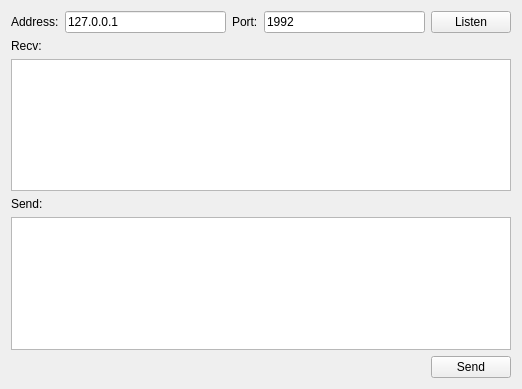
<?xml version="1.0" encoding="UTF-8"?>
<ui version="4.0">
 <class>Widget</class>
 <widget class="QWidget" name="Widget">
  <property name="geometry">
   <rect>
    <x>0</x>
    <y>0</y>
    <width>522</width>
    <height>389</height>
   </rect>
  </property>
  <property name="windowTitle">
   <string>Widget</string>
  </property>
  <layout class="QVBoxLayout" name="verticalLayout_3">
   <item>
    <layout class="QHBoxLayout" name="horizontalLayout_2">
     <item>
      <widget class="QLabel" name="label">
       <property name="text">
        <string>Address:</string>
       </property>
      </widget>
     </item>
     <item>
      <widget class="QLineEdit" name="editAddress">
       <property name="text">
        <string>127.0.0.1</string>
       </property>
      </widget>
     </item>
     <item>
      <widget class="QLabel" name="label_2">
       <property name="text">
        <string>Port:</string>
       </property>
      </widget>
     </item>
     <item>
      <widget class="QLineEdit" name="editPort">
       <property name="text">
        <string>1992</string>
       </property>
      </widget>
     </item>
     <item>
      <widget class="QPushButton" name="btnListen">
       <property name="text">
        <string>Listen</string>
       </property>
      </widget>
     </item>
    </layout>
   </item>
   <item>
    <layout class="QVBoxLayout" name="verticalLayout_2">
     <item>
      <widget class="QLabel" name="label_3">
       <property name="text">
        <string>Recv:</string>
       </property>
      </widget>
     </item>
     <item>
      <widget class="QTextEdit" name="editRecv"/>
     </item>
    </layout>
   </item>
   <item>
    <layout class="QVBoxLayout" name="verticalLayout">
     <item>
      <widget class="QLabel" name="label_4">
       <property name="text">
        <string>Send:</string>
       </property>
      </widget>
     </item>
     <item>
      <widget class="QTextEdit" name="editSend"/>
     </item>
    </layout>
   </item>
   <item>
    <layout class="QHBoxLayout" name="horizontalLayout">
     <item>
      <spacer name="horizontalSpacer">
       <property name="orientation">
        <enum>Qt::Horizontal</enum>
       </property>
       <property name="sizeHint" stdset="0">
        <size>
         <width>40</width>
         <height>20</height>
        </size>
       </property>
      </spacer>
     </item>
     <item>
      <widget class="QPushButton" name="btnSend">
       <property name="text">
        <string>Send</string>
       </property>
      </widget>
     </item>
    </layout>
   </item>
  </layout>
 </widget>
 <layoutdefault spacing="6" margin="11"/>
 <resources/>
 <connections/>
</ui>
